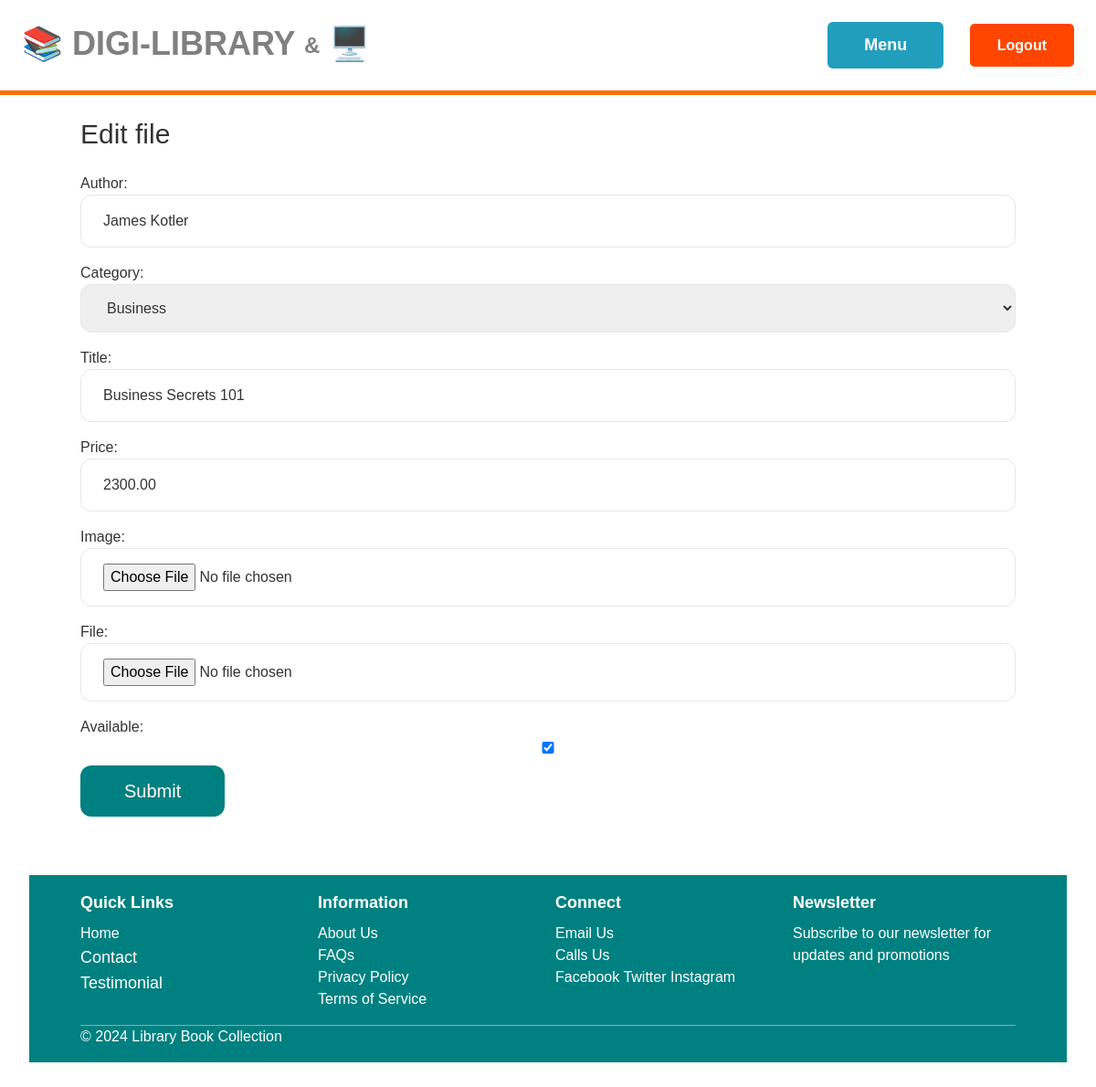
Page /file/1/edit/ (signed in) on the committed database.
### file/models.py (models this page shows, shortened)
class File(models.Model):
    title = models.CharField(max_length=100)
    author = models.CharField(max_length=100)
    publication_year = models.PositiveIntegerField()
    category = models.ForeignKey(Category, related_name='files', on_delete=models.CASCADE)
    language = models.CharField(max_length=50)
    description = models.TextField(blank=True, null=True)
    available = models.BooleanField(default=True)
    rating = models.DecimalField(max_digits=3, decimal_places=2, null=True, blank=True)
    num_ratings = models.IntegerField(default=0)
    price = models.DecimalField(max_digits=10, decimal_places=2)
    image = models.ImageField(upload_to='file_images', blank=True, null=True)
    created_by = models.ForeignKey(User, related_name='uploaded_files', on_delete=models.CASCADE)
    created_at = models.DateTimeField(auto_now_add=True)
    file_type = models.CharField(max_length=50, choices=[('pdf', 'PDF'), ('slides', 'Slides'), ('doc', 'Doc')])
    file = models.FileField(upload_to='docs/')

### file/views.py (the view)
# urls.py: path('<int:pk>/edit/', views.edit, name='edit'),
@login_required
def edit(request, pk):
    file = get_object_or_404(File, pk=pk, created_by=request.user)
    if request.method == 'POST':
        form = EditFileForm(request.POST, request.FILES, instance=file)
        if form.is_valid():
            form.save()
            return redirect('file:detail', pk=file.id)
    else:
        form = EditFileForm(instance=file)
    return render(request, 'file/form.html', {
        'form': form,
        'title': 'Edit file',
    })

### file/forms.py
class EditFileForm(forms.ModelForm):
    class Meta:
        model = File
        fields = ('author', 'category', 'title', 'price', 'image', 'file', 'available', )
        widgets = {
            'author': forms.TextInput(attrs={'class': INPUT_CLASSES}),
            'title': forms.TextInput(attrs={'class': INPUT_CLASSES}),
            'category': forms.Select(attrs={'class': INPUT_CLASSES}),
            'price': forms.TextInput(attrs={'class': INPUT_CLASSES}),
            'image': forms.FileInput(attrs={'class': INPUT_CLASSES}),
            'file': forms.FileInput(attrs={'class': INPUT_CLASSES}),
            'available': forms.CheckboxInput(attrs={'class': INPUT_CLASSES})
        }

### file/models.py (called while the page is built)
    def __str__(self):
        return self.name

### file/templates/file/form.html (shortened to what this page needs)
{% extends 'books/base.html' %}
{% block content %}
    <h1 class="mb-6 text-3xl" style="margin-top: 65px;">{{ title }}</h1>
    <form method="post" action="." enctype="multipart/form-data" style="margin-top: 15px;">
        <div class="space-y-4">
            {{ form.as_p }}
        </div>
        <button style="margin-top: 6px; padding: 0.8rem 3rem; font-size: 1.25rem; background-color: teal; color: #ffffff; border-radius: 0.75rem; cursor: pointer; transition: background-color 0.25s ease-in-out;">Submit</button>
    </form>
{% endblock %}

### books/templates/books/base.html (style rules this page uses)
html { scroll-behavior: smooth; }

### rows in the picture
File: author "James Kotler", category "Business", title "Business Secrets 101", price "2300.00", available "☑"

### other values in the picture
{{ title }} "Edit file"
